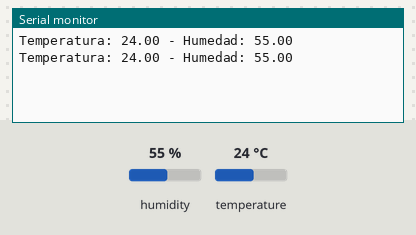
Recording of a sketch running on a simulated Arduino Uno, built with avr-gcc and run on an emulated ATmega328P. On the bench: the last lines printed to the serial monitor. The test bench sets the inputs (shaded band); at power-on: humidity 55 %, temperature 24 °C.

Above: at 4.8 s.
4.9 s: humidity set to 22 %
At 6.5 s:
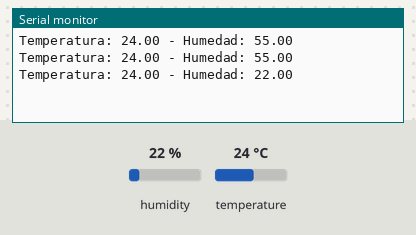
7.9 s: temperature set to 12 °C
At 9.4 s:
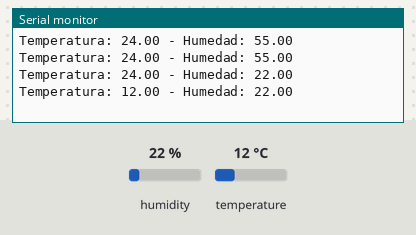
10.9 s: humidity set to 40 %
At 12.9 s:
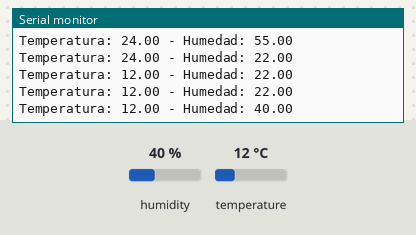
Timing chart, 0 to 14.4 s (numbered marks = the images above; inputs shaded):
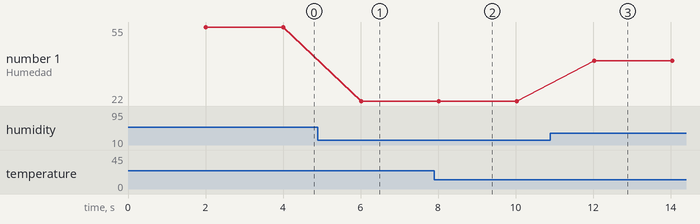

Measured:
- after the input at 4.9 s, the serial monitor: prints a new line after 1.1 s (image 1)
- after the input at 7.9 s, the serial monitor: prints a new line after 0.12 s (image 2)
- after the input at 10.9 s, the serial monitor: prints a new line after 1.1 s (image 3)
- plotted number 1: 55 → 22 after the input at 4.9 s, 22 → 40 after the input at 10.9 s

The sketch:

sensor_DHT22.ino
```cpp
#include "DHT.h"
//#define DHTTYPE DHT11   // uncomment if use DHT 11
#define DHTTYPE DHT22

class SensorDHT22 {
private:
  static const int DHTPIN = 2;
  DHT dht;
public:
  SensorDHT22()
    : dht(DHTPIN, DHTTYPE) {
    dht.begin();
  }
  float getTemperature() {
    return dht.readTemperature();
  }
  float getHumidity() {
    return dht.readHumidity();
  }
};

SensorDHT22 dht;

void setup() {
  Serial.begin(9600);
}
void loop() {
  delay(2000);
  float t = dht.getTemperature();  //Leemos la temperatura en grados Celsius
  float h = dht.getHumidity();     //Leemos la Humedad
  String message = "Temperatura: " + String(t) + " - " + "Humedad: " + String(h);
  Serial.println(message);
}
```
